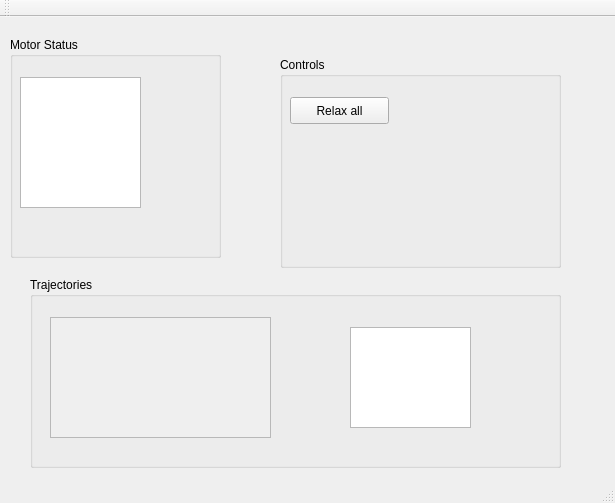
<?xml version="1.0" encoding="UTF-8"?>
<ui version="4.0">
 <class>RoboyTrajectoriesControl</class>
 <widget class="QMainWindow" name="RoboyTrajectoriesControl">
  <property name="geometry">
   <rect>
    <x>0</x>
    <y>0</y>
    <width>615</width>
    <height>503</height>
   </rect>
  </property>
  <property name="windowTitle">
   <string>MainWindow</string>
  </property>
  <widget class="QWidget" name="centralWidget">
   <widget class="QGroupBox" name="groupBox">
    <property name="geometry">
     <rect>
      <x>10</x>
      <y>20</y>
      <width>211</width>
      <height>221</height>
     </rect>
    </property>
    <property name="title">
     <string>Motor Status</string>
    </property>
    <widget class="QLabel" name="label">
     <property name="geometry">
      <rect>
       <x>60</x>
       <y>40</y>
       <width>67</width>
       <height>17</height>
      </rect>
     </property>
     <property name="text">
      <string>Motor 0</string>
     </property>
    </widget>
    <widget class="QGraphicsView" name="motorStatus">
     <property name="geometry">
      <rect>
       <x>10</x>
       <y>40</y>
       <width>121</width>
       <height>131</height>
      </rect>
     </property>
    </widget>
   </widget>
   <widget class="QGroupBox" name="groupBox_2">
    <property name="geometry">
     <rect>
      <x>280</x>
      <y>40</y>
      <width>281</width>
      <height>211</height>
     </rect>
    </property>
    <property name="title">
     <string>Controls</string>
    </property>
    <widget class="QPushButton" name="pushButton">
     <property name="geometry">
      <rect>
       <x>10</x>
       <y>40</y>
       <width>99</width>
       <height>27</height>
      </rect>
     </property>
     <property name="text">
      <string>Relax all</string>
     </property>
    </widget>
   </widget>
   <widget class="QGroupBox" name="groupBox_3">
    <property name="geometry">
     <rect>
      <x>30</x>
      <y>260</y>
      <width>531</width>
      <height>191</height>
     </rect>
    </property>
    <property name="title">
     <string>Trajectories</string>
    </property>
    <widget class="QListWidget" name="existingTrajectories">
     <property name="geometry">
      <rect>
       <x>320</x>
       <y>50</y>
       <width>121</width>
       <height>101</height>
      </rect>
     </property>
    </widget>
    <widget class="QScrollArea" name="scheduledBehavior">
     <property name="geometry">
      <rect>
       <x>20</x>
       <y>40</y>
       <width>221</width>
       <height>121</height>
      </rect>
     </property>
     <property name="widgetResizable">
      <bool>true</bool>
     </property>
     <widget class="QWidget" name="scrollAreaWidgetContents">
      <property name="geometry">
       <rect>
        <x>0</x>
        <y>0</y>
        <width>219</width>
        <height>119</height>
       </rect>
      </property>
     </widget>
    </widget>
   </widget>
  </widget>
  <widget class="QToolBar" name="mainToolBar">
   <attribute name="toolBarArea">
    <enum>TopToolBarArea</enum>
   </attribute>
   <attribute name="toolBarBreak">
    <bool>false</bool>
   </attribute>
  </widget>
  <widget class="QStatusBar" name="statusBar"/>
 </widget>
 <layoutdefault spacing="6" margin="11"/>
 <resources/>
 <connections/>
</ui>
